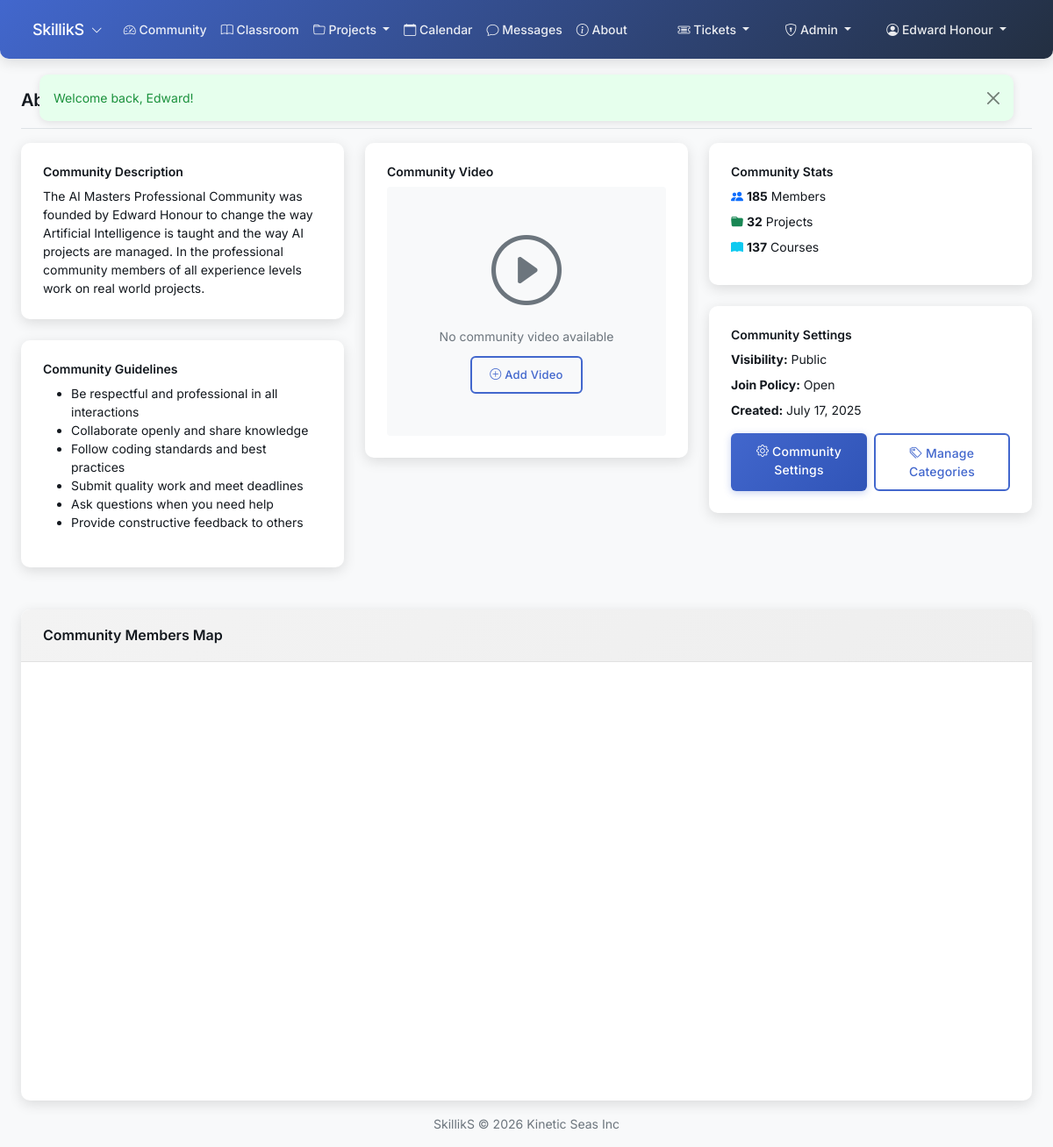
The page /html/about.php (signed in) on the database its author committed.
### tables this page shows
CREATE TABLE `communities` (
  `id` int(10) UNSIGNED NOT NULL,
  `name` varchar(255) NOT NULL,
  `slug` varchar(100) NOT NULL,
  `description` text DEFAULT NULL,
  `logo_url` varchar(500) DEFAULT NULL,
  `banner_url` varchar(500) DEFAULT NULL,
  `settings` longtext DEFAULT NULL CHECK (json_valid(`settings`)),
  `is_active` tinyint(1) DEFAULT 1,
  `is_public` tinyint(1) DEFAULT 0,
  `requires_approval` tinyint(1) DEFAULT 1,
  `auto_approve_from_email_list` tinyint(1) DEFAULT 0 COMMENT 'Auto-approve members if their email is in free_community_emails table',
  `requires_skool_registration` tinyint(1) DEFAULT 0,
  `skool_url` varchar(500) DEFAULT NULL,
  `monthly_price` decimal(10,2) DEFAULT NULL COMMENT 'Monthly subscription price for paid communities, NULL for free communities',
  `display_member_count` varchar(100) DEFAULT NULL,
  `created_by` int(10) UNSIGNED NOT NULL,
  `created_at` timestamp NULL DEFAULT current_timestamp(),
  `updated_at` timestamp NULL DEFAULT current_timestamp() ON UPDATE current_timestamp()
);

### html/about.php (the view, shortened to what the rows shown need)
<?php
require_once 'includes/session.php';
require_once 'config/database.php';
require_once 'classes/Community.php';
require_once 'includes/header.php';
?>
<main class="container-fluid px-4">
    <div class="d-flex justify-content-between flex-wrap flex-md-nowrap align-items-center pt-3 pb-2 mb-3 border-bottom">
        <h1 class="h2">About <?php echo htmlspecialchars($communityData['name']); ?></h1>
    </div>
    <div class="row">
        <div class="col-lg-4">
            <div class="card mb-4">
                <div class="card-body">
                    <h5 class="card-title">Community Description</h5>
                    <p class="card-text">
                        <?php echo nl2br(htmlspecialchars($communityData['description'] ?? 'No description available.')); ?>
                    </p>
                </div>
            </div>
        </div>
        <div class="col-lg-4">
            <div class="card">
                <div class="card-body">
                    <ul class="list-unstyled mb-3">
                        <li class="mb-2">
                            <strong>Visibility:</strong>
                            <?php echo $communityData['is_public'] ? 'Public' : 'Private'; ?>
                        </li>
                        <li class="mb-2">
                            <strong>Join Policy:</strong>
                            <?php echo $communityData['requires_approval'] ? 'Requires Approval' : 'Open'; ?>
                        </li>
                        <li class="mb-2">
                            <strong>Created:</strong>
                            <?php echo date('F j, Y', strtotime($communityData['created_at'])); ?>
                        </li>
                    </ul>
                </div>
            </div>
        </div>
    </div>
</main>
<?php require_once 'includes/footer.php'; ?>

### rows shown on the page
communities: description "The AI Masters Professional Community was founded by Edward Honour to change the way Artificial Intelligence is taught and the way AI projects are managed. In the professional community members of all experience levels work on real world projects.", created_at "July 17, 2025"

### other values the page prints
$_SESSION['user_name'] "Edward Honour"
$success "Welcome back, Edward!"
$memberCount "185"
$projectCount "32"
$courseCount "137"
